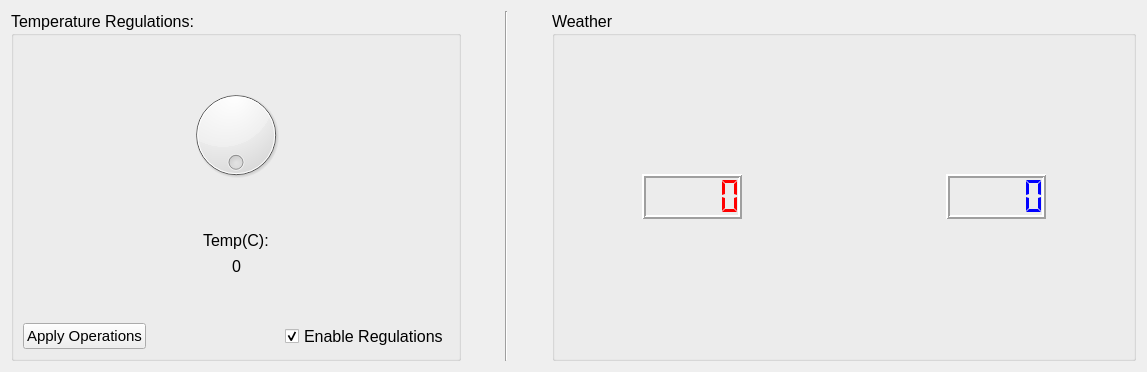
      <widget class="QWidget" name="tab_4">
       <attribute name="icon">
        <iconset resource="resources.qrc">
         <normaloff>:/tab/icons/1455511779_Weather.png</normaloff>:/tab/icons/1455511779_Weather.png</iconset>
       </attribute>
       <attribute name="title">
        <string>Weather and Regulations</string>
       </attribute>
       <attribute name="toolTip">
        <string>monitor weather and regulate temperature</string>
       </attribute>
       <layout class="QHBoxLayout" name="horizontalLayout_9">
        <item>
         <widget class="QGroupBox" name="groupBox_12">
          <property name="sizePolicy">
           <sizepolicy hsizetype="Fixed" vsizetype="Expanding">
            <horstretch>0</horstretch>
            <verstretch>0</verstretch>
           </sizepolicy>
          </property>
          <property name="minimumSize">
           <size>
            <width>450</width>
            <height>0</height>
           </size>
          </property>
          <property name="font">
           <font>
            <pointsize>12</pointsize>
            <weight>50</weight>
            <italic>false</italic>
            <bold>false</bold>
            <underline>false</underline>
           </font>
          </property>
          <property name="title">
           <string>Temperature Regulations:</string>
          </property>
          <property name="flat">
           <bool>false</bool>
          </property>
          <layout class="QVBoxLayout" name="verticalLayout_16">
           <item>
            <spacer name="verticalSpacer_19">
             <property name="orientation">
              <enum>Qt::Vertical</enum>
             </property>
             <property name="sizeType">
              <enum>QSizePolicy::Minimum</enum>
             </property>
             <property name="sizeHint" stdset="0">
              <size>
               <width>20</width>
               <height>40</height>
              </size>
             </property>
            </spacer>
           </item>
           <item>
            <layout class="QVBoxLayout" name="verticalLayout_15">
             <item>
              <widget class="QDial" name="dial">
               <property name="sizePolicy">
                <sizepolicy hsizetype="Preferred" vsizetype="Expanding">
                 <horstretch>0</horstretch>
                 <verstretch>0</verstretch>
                </sizepolicy>
               </property>
               <property name="wrapping">
                <bool>true</bool>
               </property>
               <property name="notchTarget">
                <double>3.699999999999999</double>
               </property>
               <property name="notchesVisible">
                <bool>false</bool>
               </property>
              </widget>
             </item>
             <item>
              <spacer name="verticalSpacer_20">
               <property name="orientation">
                <enum>Qt::Vertical</enum>
               </property>
               <property name="sizeType">
                <enum>QSizePolicy::Minimum</enum>
               </property>
               <property name="sizeHint" stdset="0">
                <size>
                 <width>20</width>
                 <height>40</height>
                </size>
               </property>
              </spacer>
             </item>
             <item>
              <layout class="QVBoxLayout" name="verticalLayout_17">
               <item>
                <layout class="QHBoxLayout" name="horizontalLayout_28">
                 <item>
                  <spacer name="horizontalSpacer_28">
                   <property name="orientation">
                    <enum>Qt::Horizontal</enum>
                   </property>
                   <property name="sizeHint" stdset="0">
                    <size>
                     <width>18</width>
                     <height>20</height>
                    </size>
                   </property>
                  </spacer>
                 </item>
                 <item>
                  <widget class="QLabel" name="label_5">
                   <property name="sizePolicy">
                    <sizepolicy hsizetype="Fixed" vsizetype="Fixed">
                     <horstretch>0</horstretch>
                     <verstretch>0</verstretch>
                    </sizepolicy>
                   </property>
                   <property name="font">
                    <font>
                     <pointsize>12</pointsize>
                    </font>
                   </property>
                   <property name="text">
                    <string>Temp(C):</string>
                   </property>
                  </widget>
                 </item>
                 <item>
                  <spacer name="horizontalSpacer_29">
                   <property name="orientation">
                    <enum>Qt::Horizontal</enum>
                   </property>
                   <property name="sizeHint" stdset="0">
                    <size>
                     <width>18</width>
                     <height>20</height>
                    </size>
                   </property>
                  </spacer>
                 </item>
                </layout>
               </item>
               <item>
                <layout class="QHBoxLayout" name="horizontalLayout_27">
                 <item>
                  <spacer name="horizontalSpacer_26">
                   <property name="orientation">
                    <enum>Qt::Horizontal</enum>
                   </property>
                   <property name="sizeHint" stdset="0">
                    <size>
                     <width>17</width>
                     <height>20</height>
                    </size>
                   </property>
                  </spacer>
                 </item>
                 <item>
                  <widget class="QLabel" name="label_6">
                   <property name="sizePolicy">
                    <sizepolicy hsizetype="Fixed" vsizetype="Fixed">
                     <horstretch>0</horstretch>
                     <verstretch>0</verstretch>
                    </sizepolicy>
                   </property>
                   <property name="font">
                    <font>
                     <pointsize>12</pointsize>
                    </font>
                   </property>
                   <property name="text">
                    <string>0</string>
                   </property>
                  </widget>
                 </item>
                 <item>
                  <spacer name="horizontalSpacer_27">
                   <property name="orientation">
                    <enum>Qt::Horizontal</enum>
                   </property>
                   <property name="sizeHint" stdset="0">
                    <size>
                     <width>17</width>
                     <height>20</height>
                    </size>
                   </property>
                  </spacer>
                 </item>
                </layout>
               </item>
              </layout>
             </item>
            </layout>
           </item>
           <item>
            <spacer name="verticalSpacer_18">
             <property name="orientation">
              <enum>Qt::Vertical</enum>
             </property>
             <property name="sizeType">
              <enum>QSizePolicy::Minimum</enum>
             </property>
             <property name="sizeHint" stdset="0">
              <size>
               <width>20</width>
               <height>40</height>
              </size>
             </property>
            </spacer>
           </item>
           <item>
            <layout class="QHBoxLayout" name="horizontalLayout_29">
             <item>
              <widget class="QPushButton" name="apply_reg_button">
               <property name="sizePolicy">
                <sizepolicy hsizetype="Fixed" vsizetype="Preferred">
                 <horstretch>0</horstretch>
                 <verstretch>0</verstretch>
                </sizepolicy>
               </property>
               <property name="font">
                <font>
                 <pointsize>11</pointsize>
                 <weight>50</weight>
                 <italic>false</italic>
                 <bold>false</bold>
                </font>
               </property>
               <property name="focusPolicy">
                <enum>Qt::TabFocus</enum>
               </property>
               <property name="text">
                <string>Apply Operations</string>
               </property>
              </widget>
             </item>
             <item>
              <spacer name="horizontalSpacer_22">
               <property name="orientation">
                <enum>Qt::Horizontal</enum>
               </property>
               <property name="sizeHint" stdset="0">
                <size>
                 <width>40</width>
                 <height>20</height>
                </size>
               </property>
              </spacer>
             </item>
             <item>
              <widget class="QCheckBox" name="checkBox">
               <property name="sizePolicy">
                <sizepolicy hsizetype="Fixed" vsizetype="Preferred">
                 <horstretch>0</horstretch>
                 <verstretch>0</verstretch>
                </sizepolicy>
               </property>
               <property name="font">
                <font>
                 <pointsize>12</pointsize>
                 <weight>50</weight>
                 <italic>false</italic>
                 <bold>false</bold>
                </font>
               </property>
               <property name="text">
                <string>Enable Regulations</string>
               </property>
               <property name="checked">
                <bool>true</bool>
               </property>
              </widget>
             </item>
            </layout>
           </item>
          </layout>
         </widget>
        </item>
        <item>
         <spacer name="horizontalSpacer_30">
          <property name="orientation">
           <enum>Qt::Horizontal</enum>
          </property>
          <property name="sizeType">
           <enum>QSizePolicy::Fixed</enum>
          </property>
          <property name="sizeHint" stdset="0">
           <size>
            <width>38</width>
            <height>20</height>
           </size>
          </property>
         </spacer>
        </item>
        <item>
         <widget class="Line" name="line">
          <property name="sizePolicy">
           <sizepolicy hsizetype="Fixed" vsizetype="Preferred">
            <horstretch>0</horstretch>
            <verstretch>0</verstretch>
           </sizepolicy>
          </property>
          <property name="orientation">
           <enum>Qt::Vertical</enum>
          </property>
         </widget>
        </item>
        <item>
         <spacer name="horizontalSpacer_31">
          <property name="orientation">
           <enum>Qt::Horizontal</enum>
          </property>
          <property name="sizeType">
           <enum>QSizePolicy::Fixed</enum>
          </property>
          <property name="sizeHint" stdset="0">
           <size>
            <width>38</width>
            <height>20</height>
           </size>
          </property>
         </spacer>
        </item>
        <item>
         <widget class="QGroupBox" name="groupBox_13">
          <property name="sizePolicy">
           <sizepolicy hsizetype="Expanding" vsizetype="Expanding">
            <horstretch>0</horstretch>
            <verstretch>0</verstretch>
           </sizepolicy>
          </property>
          <property name="font">
           <font>
            <pointsize>12</pointsize>
            <weight>50</weight>
            <italic>false</italic>
            <bold>false</bold>
            <underline>false</underline>
           </font>
          </property>
          <property name="title">
           <string>Weather</string>
          </property>
          <layout class="QVBoxLayout" name="verticalLayout_3">
           <item>
            <layout class="QHBoxLayout" name="horizontalLayout_7">
             <item>
              <spacer name="horizontalSpacer_32">
               <property name="orientation">
                <enum>Qt::Horizontal</enum>
               </property>
               <property name="sizeType">
                <enum>QSizePolicy::Fixed</enum>
               </property>
               <property name="sizeHint" stdset="0">
                <size>
                 <width>78</width>
                 <height>20</height>
                </size>
               </property>
              </spacer>
             </item>
             <item>
              <layout class="QVBoxLayout" name="verticalLayout_11">
               <item>
                <widget class="QLCDNumber" name="lcdNumber">
                 <property name="sizePolicy">
                  <sizepolicy hsizetype="Minimum" vsizetype="Preferred">
                   <horstretch>0</horstretch>
                   <verstretch>0</verstretch>
                  </sizepolicy>
                 </property>
                 <property name="minimumSize">
                  <size>
                   <width>100</width>
                   <height>45</height>
                  </size>
                 </property>
                 <property name="styleSheet">
                  <string notr="true">color: rgb(255, 0, 0);</string>
                 </property>
                 <property name="frameShadow">
                  <enum>QFrame::Raised</enum>
                 </property>
                 <property name="lineWidth">
                  <number>2</number>
                 </property>
                 <property name="midLineWidth">
                  <number>0</number>
                 </property>
                 <property name="smallDecimalPoint">
                  <bool>false</bool>
                 </property>
                 <property name="segmentStyle">
                  <enum>QLCDNumber::Flat</enum>
                 </property>
                </widget>
               </item>
              </layout>
             </item>
             <item>
              <spacer name="horizontalSpacer_33">
               <property name="orientation">
                <enum>Qt::Horizontal</enum>
               </property>
               <property name="sizeType">
                <enum>QSizePolicy::Fixed</enum>
               </property>
               <property name="sizeHint" stdset="0">
                <size>
                 <width>198</width>
                 <height>20</height>
                </size>
               </property>
              </spacer>
             </item>
             <item>
              <layout class="QVBoxLayout" name="verticalLayout_12">
               <item>
                <widget class="QLCDNumber" name="lcdNumber_2">
                 <property name="sizePolicy">
                  <sizepolicy hsizetype="Expanding" vsizetype="Fixed">
                   <horstretch>0</horstretch>
                   <verstretch>0</verstretch>
                  </sizepolicy>
                 </property>
                 <property name="minimumSize">
                  <size>
                   <width>100</width>
                   <height>45</height>
                  </size>
                 </property>
                 <property name="styleSheet">
                  <string notr="true">color: rgb(0, 0, 255);</string>
                 </property>
                 <property name="lineWidth">
                  <number>2</number>
                 </property>
                 <property name="segmentStyle">
                  <enum>QLCDNumber::Flat</enum>
                 </property>
                </widget>
               </item>
              </layout>
             </item>
             <item>
              <spacer name="horizontalSpacer_34">
               <property name="orientation">
                <enum>Qt::Horizontal</enum>
               </property>
               <property name="sizeType">
                <enum>QSizePolicy::Fixed</enum>
               </property>
               <property name="sizeHint" stdset="0">
                <size>
                 <width>78</width>
                 <height>20</height>
                </size>
               </property>
              </spacer>
             </item>
            </layout>
           </item>
          </layout>
         </widget>
        </item>
       </layout>
      </widget>
